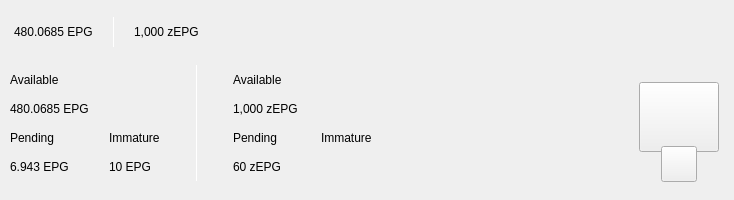
<?xml version="1.0" encoding="UTF-8"?>
<ui version="4.0">
 <class>TopBar</class>
 <widget class="QWidget" name="TopBar">
  <property name="geometry">
   <rect>
    <x>0</x>
    <y>0</y>
    <width>734</width>
    <height>100</height>
   </rect>
  </property>
  <property name="minimumSize">
   <size>
    <width>0</width>
    <height>200</height>
   </size>
  </property>
  <property name="maximumSize">
   <size>
    <width>16777215</width>
    <height>200</height>
   </size>
  </property>
  <property name="windowTitle">
   <string>Form</string>
  </property>
  <layout class="QVBoxLayout" name="verticalLayout_10" stretch="0">
   <property name="spacing">
    <number>0</number>
   </property>
   <property name="leftMargin">
    <number>0</number>
   </property>
   <property name="topMargin">
    <number>0</number>
   </property>
   <property name="rightMargin">
    <number>0</number>
   </property>
   <property name="bottomMargin">
    <number>0</number>
   </property>
   <item>
    <widget class="PFBorderImage" name="containerTop" native="true">
     <layout class="QVBoxLayout" name="verticalLayout_11">
      <property name="spacing">
       <number>0</number>
      </property>
      <property name="leftMargin">
       <number>0</number>
      </property>
      <property name="topMargin">
       <number>0</number>
      </property>
      <property name="rightMargin">
       <number>0</number>
      </property>
      <property name="bottomMargin">
       <number>0</number>
      </property>
      <item>
       <widget class="QWidget" name="top_container_2" native="true">
        <property name="minimumSize">
         <size>
          <width>0</width>
          <height>65</height>
         </size>
        </property>
        <layout class="QHBoxLayout" name="top_container">
         <property name="spacing">
          <number>0</number>
         </property>
         <property name="leftMargin">
          <number>14</number>
         </property>
         <property name="topMargin">
          <number>0</number>
         </property>
         <property name="rightMargin">
          <number>14</number>
         </property>
         <property name="bottomMargin">
          <number>0</number>
         </property>
         <item alignment="Qt::AlignVCenter">
          <widget class="QWidget" name="widgetTopAmount" native="true">
           <property name="sizePolicy">
            <sizepolicy hsizetype="Preferred" vsizetype="Maximum">
             <horstretch>0</horstretch>
             <verstretch>0</verstretch>
            </sizepolicy>
           </property>
           <layout class="QHBoxLayout" name="horizontalLayout_5">
            <property name="spacing">
             <number>0</number>
            </property>
            <property name="leftMargin">
             <number>0</number>
            </property>
            <property name="topMargin">
             <number>0</number>
            </property>
            <property name="rightMargin">
             <number>0</number>
            </property>
            <property name="bottomMargin">
             <number>0</number>
            </property>
            <item alignment="Qt::AlignTop">
             <widget class="QLabel" name="labelAmountTopEpg">
              <property name="minimumSize">
               <size>
                <width>0</width>
                <height>36</height>
               </size>
              </property>
              <property name="styleSheet">
               <string notr="true">padding:0px;margin:0px;</string>
              </property>
              <property name="text">
               <string>480.0685 EPG</string>
              </property>
             </widget>
            </item>
            <item>
             <spacer name="horizontalSpacer_11">
              <property name="orientation">
               <enum>Qt::Horizontal</enum>
              </property>
              <property name="sizeType">
               <enum>QSizePolicy::Fixed</enum>
              </property>
              <property name="sizeHint" stdset="0">
               <size>
                <width>20</width>
                <height>20</height>
               </size>
              </property>
             </spacer>
            </item>
            <item alignment="Qt::AlignVCenter">
             <widget class="QLabel" name="label_16">
              <property name="minimumSize">
               <size>
                <width>1</width>
                <height>30</height>
               </size>
              </property>
              <property name="maximumSize">
               <size>
                <width>1</width>
                <height>30</height>
               </size>
              </property>
              <property name="styleSheet">
               <string notr="true">background-color:white;
padding:0px;
border:none;</string>
              </property>
              <property name="text">
               <string/>
              </property>
             </widget>
            </item>
            <item>
             <spacer name="horizontalSpacer_12">
              <property name="orientation">
               <enum>Qt::Horizontal</enum>
              </property>
              <property name="sizeType">
               <enum>QSizePolicy::Fixed</enum>
              </property>
              <property name="sizeHint" stdset="0">
               <size>
                <width>20</width>
                <height>20</height>
               </size>
              </property>
             </spacer>
            </item>
            <item alignment="Qt::AlignTop">
             <widget class="QLabel" name="labelAmountTopzEpg">
              <property name="minimumSize">
               <size>
                <width>0</width>
                <height>36</height>
               </size>
              </property>
              <property name="text">
               <string>1,000 zEPG</string>
              </property>
             </widget>
            </item>
           </layout>
          </widget>
         </item>
         <item>
          <spacer name="horizontalSpacer">
           <property name="orientation">
            <enum>Qt::Horizontal</enum>
           </property>
           <property name="sizeHint" stdset="0">
            <size>
             <width>40</width>
             <height>20</height>
            </size>
           </property>
          </spacer>
         </item>
         <item>
          <layout class="QHBoxLayout" name="horizontalLayout_4">
           <property name="spacing">
            <number>12</number>
           </property>
           <property name="rightMargin">
            <number>0</number>
           </property>
           <item alignment="Qt::AlignRight">
            <widget class="QWidget" name="layoutSync" native="true">
             <property name="minimumSize">
              <size>
               <width>0</width>
               <height>36</height>
              </size>
             </property>
             <property name="maximumSize">
              <size>
               <width>16777215</width>
               <height>36</height>
              </size>
             </property>
             <layout class="QVBoxLayout" name="verticalLayout_9">
              <property name="leftMargin">
               <number>0</number>
              </property>
              <property name="topMargin">
               <number>0</number>
              </property>
              <property name="rightMargin">
               <number>0</number>
              </property>
              <property name="bottomMargin">
               <number>0</number>
              </property>
              <item>
               <widget class="ExpandableButton" name="pushButtonSync" native="true">
                <property name="minimumSize">
                 <size>
                  <width>36</width>
                  <height>36</height>
                 </size>
                </property>
                <property name="maximumSize">
                 <size>
                  <width>16777215</width>
                  <height>36</height>
                 </size>
                </property>
               </widget>
              </item>
             </layout>
            </widget>
           </item>
           <item>
            <widget class="ExpandableButton" name="pushButtonMint" native="true">
             <property name="minimumSize">
              <size>
               <width>36</width>
               <height>36</height>
              </size>
             </property>
            </widget>
           </item>
           <item>
            <widget class="ExpandableButton" name="pushButtonStack" native="true">
             <property name="minimumSize">
              <size>
               <width>36</width>
               <height>36</height>
              </size>
             </property>
            </widget>
           </item>
           <item>
            <widget class="ExpandableButton" name="pushButtonColdStaking" native="true">
             <property name="minimumSize">
              <size>
               <width>36</width>
               <height>36</height>
              </size>
             </property>
            </widget>
           </item>
           <item>
            <widget class="ExpandableButton" name="pushButtonConnection" native="true">
             <property name="minimumSize">
              <size>
               <width>36</width>
               <height>36</height>
              </size>
             </property>
            </widget>
           </item>
           <item>
            <widget class="ExpandableButton" name="pushButtonLock" native="true">
             <property name="sizePolicy">
              <sizepolicy hsizetype="Expanding" vsizetype="Expanding">
               <horstretch>0</horstretch>
               <verstretch>0</verstretch>
              </sizepolicy>
             </property>
             <property name="minimumSize">
              <size>
               <width>36</width>
               <height>0</height>
              </size>
             </property>
            </widget>
           </item>
           <item>
            <widget class="ExpandableButton" name="pushButtonTheme" native="true">
             <property name="minimumSize">
              <size>
               <width>36</width>
               <height>36</height>
              </size>
             </property>
             <property name="maximumSize">
              <size>
               <width>16777215</width>
               <height>36</height>
              </size>
             </property>
            </widget>
           </item>
           <item>
            <widget class="ExpandableButton" name="pushButtonFAQ" native="true">
             <property name="minimumSize">
              <size>
               <width>36</width>
               <height>36</height>
              </size>
             </property>
            </widget>
           </item>
          </layout>
         </item>
        </layout>
       </widget>
      </item>
      <item>
       <widget class="QWidget" name="bottom_container" native="true">
        <property name="minimumSize">
         <size>
          <width>0</width>
          <height>135</height>
         </size>
        </property>
        <layout class="QHBoxLayout" name="botton_container">
         <property name="leftMargin">
          <number>10</number>
         </property>
         <property name="topMargin">
          <number>0</number>
         </property>
         <property name="rightMargin">
          <number>10</number>
         </property>
         <property name="bottomMargin">
          <number>10</number>
         </property>
         <item>
          <layout class="QHBoxLayout" name="horizontalLayout_3">
           <property name="bottomMargin">
            <number>9</number>
           </property>
           <item>
            <layout class="QVBoxLayout" name="verticalLayout_7">
             <property name="spacing">
              <number>0</number>
             </property>
             <property name="leftMargin">
              <number>0</number>
             </property>
             <property name="rightMargin">
              <number>30</number>
             </property>
             <item>
              <layout class="QVBoxLayout" name="verticalLayout_2">
               <item>
                <widget class="QLabel" name="labelTitle1">
                 <property name="text">
                  <string>Available</string>
                 </property>
                </widget>
               </item>
               <item>
                <widget class="QLabel" name="labelAmountEpg">
                 <property name="text">
                  <string>480.0685 EPG</string>
                 </property>
                </widget>
               </item>
              </layout>
             </item>
             <item>
              <layout class="QHBoxLayout" name="horizontalLayout_2">
               <property name="spacing">
                <number>0</number>
               </property>
               <item>
                <layout class="QVBoxLayout" name="verticalLayout_3">
                 <item>
                  <widget class="QLabel" name="labelTitle3">
                   <property name="text">
                    <string>Pending</string>
                   </property>
                  </widget>
                 </item>
                 <item>
                  <widget class="QLabel" name="labelPendingEpg">
                   <property name="text">
                    <string>6.943 EPG</string>
                   </property>
                  </widget>
                 </item>
                </layout>
               </item>
               <item>
                <spacer name="horizontalSpacer_3">
                 <property name="orientation">
                  <enum>Qt::Horizontal</enum>
                 </property>
                 <property name="sizeType">
                  <enum>QSizePolicy::Fixed</enum>
                 </property>
                 <property name="sizeHint" stdset="0">
                  <size>
                   <width>40</width>
                   <height>20</height>
                  </size>
                 </property>
                </spacer>
               </item>
               <item>
                <layout class="QVBoxLayout" name="verticalLayout_4">
                 <item>
                  <widget class="QLabel" name="labelTitle4">
                   <property name="text">
                    <string>Immature</string>
                   </property>
                  </widget>
                 </item>
                 <item>
                  <widget class="QLabel" name="labelImmatureEpg">
                   <property name="text">
                    <string>10 EPG</string>
                   </property>
                  </widget>
                 </item>
                </layout>
               </item>
              </layout>
             </item>
            </layout>
           </item>
           <item>
            <widget class="QLabel" name="label_9">
             <property name="minimumSize">
              <size>
               <width>1</width>
               <height>100</height>
              </size>
             </property>
             <property name="maximumSize">
              <size>
               <width>1</width>
               <height>16777215</height>
              </size>
             </property>
             <property name="styleSheet">
              <string notr="true">background-color:white;
padding:0px;
border:none;</string>
             </property>
             <property name="text">
              <string/>
             </property>
            </widget>
           </item>
           <item>
            <layout class="QVBoxLayout" name="verticalLayout_8">
             <property name="spacing">
              <number>0</number>
             </property>
             <property name="leftMargin">
              <number>30</number>
             </property>
             <item>
              <layout class="QVBoxLayout" name="verticalLayout">
               <item>
                <widget class="QLabel" name="labelTitle2">
                 <property name="text">
                  <string>Available</string>
                 </property>
                </widget>
               </item>
               <item>
                <widget class="QLabel" name="labelAmountzEpg">
                 <property name="text">
                  <string>1,000 zEPG</string>
                 </property>
                </widget>
               </item>
              </layout>
             </item>
             <item>
              <layout class="QHBoxLayout" name="horizontalLayout">
               <property name="spacing">
                <number>0</number>
               </property>
               <item>
                <layout class="QVBoxLayout" name="verticalLayout_5">
                 <item>
                  <widget class="QLabel" name="labelTitle5">
                   <property name="text">
                    <string>Pending</string>
                   </property>
                  </widget>
                 </item>
                 <item>
                  <widget class="QLabel" name="labelPendingzEpg">
                   <property name="text">
                    <string>60 zEPG</string>
                   </property>
                  </widget>
                 </item>
                </layout>
               </item>
               <item>
                <spacer name="horizontalSpacer_4">
                 <property name="orientation">
                  <enum>Qt::Horizontal</enum>
                 </property>
                 <property name="sizeType">
                  <enum>QSizePolicy::Fixed</enum>
                 </property>
                 <property name="sizeHint" stdset="0">
                  <size>
                   <width>40</width>
                   <height>20</height>
                  </size>
                 </property>
                </spacer>
               </item>
               <item>
                <layout class="QVBoxLayout" name="verticalLayout_6">
                 <item>
                  <widget class="QLabel" name="labelTitle6">
                   <property name="text">
                    <string>Immature</string>
                   </property>
                  </widget>
                 </item>
                 <item>
                  <widget class="QLabel" name="labelImmaturezEpg">
                   <property name="text">
                    <string></string>
                   </property>
                  </widget>
                 </item>
                </layout>
               </item>
              </layout>
             </item>
            </layout>
           </item>
          </layout>
         </item>
         <item>
          <spacer name="horizontalSpacer_2">
           <property name="orientation">
            <enum>Qt::Horizontal</enum>
           </property>
           <property name="sizeHint" stdset="0">
            <size>
             <width>40</width>
             <height>20</height>
            </size>
           </property>
          </spacer>
         </item>
         <item alignment="Qt::AlignHCenter|Qt::AlignVCenter">
          <widget class="QWidget" name="qrContainer" native="true">
           <property name="sizePolicy">
            <sizepolicy hsizetype="Preferred" vsizetype="Minimum">
             <horstretch>0</horstretch>
             <verstretch>0</verstretch>
            </sizepolicy>
           </property>
           <property name="minimumSize">
            <size>
             <width>90</width>
             <height>110</height>
            </size>
           </property>
           <property name="maximumSize">
            <size>
             <width>90</width>
             <height>110</height>
            </size>
           </property>
           <layout class="QVBoxLayout" name="containerQR">
            <property name="spacing">
             <number>0</number>
            </property>
            <property name="leftMargin">
             <number>5</number>
            </property>
            <property name="topMargin">
             <number>10</number>
            </property>
            <property name="rightMargin">
             <number>5</number>
            </property>
            <property name="bottomMargin">
             <number>0</number>
            </property>
            <item>
             <widget class="QPushButton" name="btnQr">
              <property name="minimumSize">
               <size>
                <width>70</width>
                <height>70</height>
               </size>
              </property>
              <property name="maximumSize">
               <size>
                <width>16777215</width>
                <height>70</height>
               </size>
              </property>
              <property name="focusPolicy">
               <enum>Qt::NoFocus</enum>
              </property>
              <property name="text">
               <string/>
              </property>
              <property name="iconSize">
               <size>
                <width>70</width>
                <height>70</height>
               </size>
              </property>
             </widget>
            </item>
            <item>
             <spacer name="verticalSpacer">
              <property name="orientation">
               <enum>Qt::Vertical</enum>
              </property>
              <property name="sizeType">
               <enum>QSizePolicy::Fixed</enum>
              </property>
              <property name="sizeHint" stdset="0">
               <size>
                <width>20</width>
                <height>20</height>
               </size>
              </property>
             </spacer>
            </item>
            <item alignment="Qt::AlignHCenter|Qt::AlignBottom">
             <widget class="QPushButton" name="pushButtonQR">
              <property name="minimumSize">
               <size>
                <width>36</width>
                <height>36</height>
               </size>
              </property>
              <property name="maximumSize">
               <size>
                <width>36</width>
                <height>36</height>
               </size>
              </property>
              <property name="focusPolicy">
               <enum>Qt::NoFocus</enum>
              </property>
              <property name="text">
               <string/>
              </property>
             </widget>
            </item>
           </layout>
          </widget>
         </item>
        </layout>
       </widget>
      </item>
     </layout>
    </widget>
   </item>
  </layout>
 </widget>
 <customwidgets>
  <customwidget>
   <class>ExpandableButton</class>
   <extends>QWidget</extends>
   <header>qt/epgc/expandablebutton.h</header>
   <container>1</container>
  </customwidget>
  <customwidget>
   <class>PFBorderImage</class>
   <extends>QFrame</extends>
   <header>qt/epgc/pfborderimage.h</header>
   <container>1</container>
  </customwidget>
 </customwidgets>
 <resources/>
 <connections/>
</ui>
